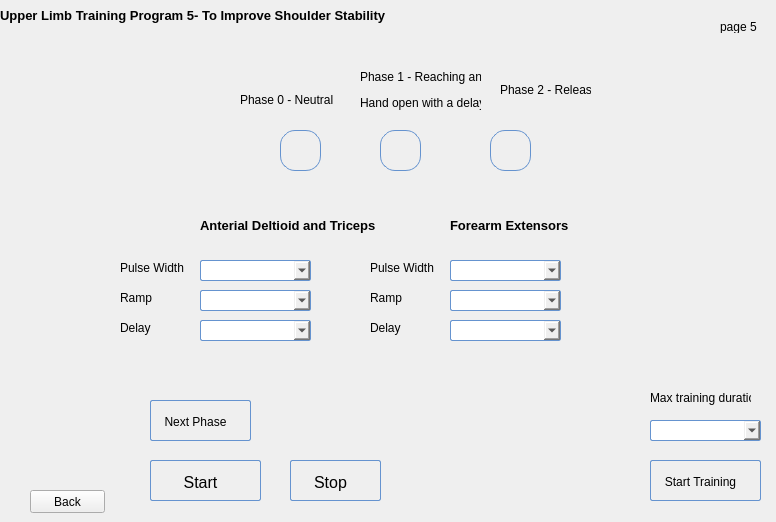
      <widget class="QWidget" name="page_5">
       <widget class="QLabel" name="label_5">
        <property name="geometry">
         <rect>
          <x>720</x>
          <y>20</y>
          <width>47</width>
          <height>13</height>
         </rect>
        </property>
        <property name="text">
         <string>page 5</string>
        </property>
       </widget>
       <widget class="QPushButton" name="pushButton_back5">
        <property name="geometry">
         <rect>
          <x>30</x>
          <y>490</y>
          <width>75</width>
          <height>23</height>
         </rect>
        </property>
        <property name="text">
         <string>Back</string>
        </property>
       </widget>
       <widget class="QLabel" name="label_86">
        <property name="geometry">
         <rect>
          <x>120</x>
          <y>260</y>
          <width>71</width>
          <height>16</height>
         </rect>
        </property>
        <property name="text">
         <string>Pulse Width </string>
        </property>
       </widget>
       <widget class="QLabel" name="label_87">
        <property name="geometry">
         <rect>
          <x>650</x>
          <y>390</y>
          <width>101</width>
          <height>16</height>
         </rect>
        </property>
        <property name="text">
         <string>Max training duration</string>
        </property>
       </widget>
       <widget class="QLabel" name="label_88">
        <property name="geometry">
         <rect>
          <x>370</x>
          <y>260</y>
          <width>71</width>
          <height>16</height>
         </rect>
        </property>
        <property name="text">
         <string>Pulse Width </string>
        </property>
       </widget>
       <widget class="QComboBox" name="comboBox_39">
        <property name="geometry">
         <rect>
          <x>450</x>
          <y>320</y>
          <width>111</width>
          <height>21</height>
         </rect>
        </property>
        <property name="styleSheet">
         <string notr="true">QComboBox:hover{
        background: qlineargradient(x1 : 0, y1 : 0, x2 : 0, y2 :   1, stop :   0.0 #ffd9aa,
                stop :   0.5 #ffbb6e, stop :   0.55 #feae42, stop :   1.0 #fedb74);
}

QComboBox {
        border: 1px solid #6593cf;
        border-radius: 2px;
        padding: 5px 5px 2px 5px;
        background: qlineargradient(x1 : 0, y1 : 0, x2 : 0, y2 :   1, stop :   0.0 #f5f9ff,
                stop :   0.5 #c7dfff, stop :   0.55 #afd2ff, stop :   1.0 #c0dbff);
        color: #0000;
        font:  large &quot;Arial&quot;;
		font-size: 10px;
        height: 30px;
}



QComboBox:pressed {
        background: qlineargradient(x1 : 0, y1 : 0, x2 : 0, y2 :   1, stop :   0.0 #c0dbff,
        stop :   0.5 #cfd26f, stop :   0.55 #c7df6f, stop :   1.0 #f5f9ff);
        padding-top: 2px;
        padding-left: 3px;

}
QComboBox:on {
        background: qlineargradient(x1 : 0, y1 : 0, x2 : 0, y2 :   1, stop :   0.0 #5AA72D,
        stop :   0.5 #B3E296, stop :   0.55 #B3E296, stop :   1.0 #f5f9ff);
        padding-top: 2px;
        padding-left: 3px;
}

QComboBox:disabled {
        background: transparent #e5e9ee;
        padding-top: 2px;        
        padding-left: 3px;
        color: black;
}</string>
        </property>
       </widget>
       <widget class="QPushButton" name="btn1_19">
        <property name="geometry">
         <rect>
          <x>380</x>
          <y>130</y>
          <width>41</width>
          <height>41</height>
         </rect>
        </property>
        <property name="styleSheet">
         <string notr="true">QPushButton {
    border: 1px solid #6593cf;
    border-radius: 15px; /* Half of the button's height */
    padding: 5px;
    background: qlineargradient(x1 : 0, y1 : 0, x2 : 0, y2 : 1, 
        stop : 0.0 #f5f9ff, stop : 0.5 #c7dfff, stop : 0.55 #afd2ff, stop : 1.0 #c0dbff);
    color: #000000;
    font: large &quot;Arial&quot;;
    font-size: 16px;
    height: 30px;
    width: 30px; /* Equal to height for a round shape */
}
</string>
        </property>
        <property name="text">
         <string/>
        </property>
       </widget>
       <widget class="QLabel" name="label_89">
        <property name="geometry">
         <rect>
          <x>370</x>
          <y>290</y>
          <width>61</width>
          <height>16</height>
         </rect>
        </property>
        <property name="text">
         <string>Ramp</string>
        </property>
       </widget>
       <widget class="QLabel" name="label_90">
        <property name="geometry">
         <rect>
          <x>370</x>
          <y>320</y>
          <width>51</width>
          <height>16</height>
         </rect>
        </property>
        <property name="text">
         <string>Delay</string>
        </property>
       </widget>
       <widget class="QComboBox" name="comboBox_40">
        <property name="geometry">
         <rect>
          <x>200</x>
          <y>260</y>
          <width>111</width>
          <height>21</height>
         </rect>
        </property>
        <property name="styleSheet">
         <string notr="true">QComboBox:hover{
        background: qlineargradient(x1 : 0, y1 : 0, x2 : 0, y2 :   1, stop :   0.0 #ffd9aa,
                stop :   0.5 #ffbb6e, stop :   0.55 #feae42, stop :   1.0 #fedb74);
}

QComboBox {
        border: 1px solid #6593cf;
        border-radius: 2px;
        padding: 5px 5px 2px 5px;
        background: qlineargradient(x1 : 0, y1 : 0, x2 : 0, y2 :   1, stop :   0.0 #f5f9ff,
                stop :   0.5 #c7dfff, stop :   0.55 #afd2ff, stop :   1.0 #c0dbff);
        color: #0000;
        font:  large &quot;Arial&quot;;
		font-size: 10px;
        height: 30px;
}



QComboBox:pressed {
        background: qlineargradient(x1 : 0, y1 : 0, x2 : 0, y2 :   1, stop :   0.0 #c0dbff,
        stop :   0.5 #cfd26f, stop :   0.55 #c7df6f, stop :   1.0 #f5f9ff);
        padding-top: 2px;
        padding-left: 3px;

}
QComboBox:on {
        background: qlineargradient(x1 : 0, y1 : 0, x2 : 0, y2 :   1, stop :   0.0 #5AA72D,
        stop :   0.5 #B3E296, stop :   0.55 #B3E296, stop :   1.0 #f5f9ff);
        padding-top: 2px;
        padding-left: 3px;
}

QComboBox:disabled {
        background: transparent #e5e9ee;
        padding-top: 2px;        
        padding-left: 3px;
        color: black;
}</string>
        </property>
       </widget>
       <widget class="QPushButton" name="btn_nextPhase_6">
        <property name="geometry">
         <rect>
          <x>150</x>
          <y>400</y>
          <width>101</width>
          <height>41</height>
         </rect>
        </property>
        <property name="styleSheet">
         <string notr="true">QPushButton:hover{
        background: qlineargradient(x1 : 0, y1 : 0, x2 : 0, y2 :   1, stop :   0.0 #ffd9aa,
                stop :   0.5 #ffbb6e, stop :   0.55 #feae42, stop :   1.0 #fedb74);
}

QPushButton {
        border: 1px solid #6593cf;
        border-radius: 2px;
        padding: 5px 15px 2px 5px;
        background: qlineargradient(x1 : 0, y1 : 0, x2 : 0, y2 :   1, stop :   0.0 #f5f9ff,
                stop :   0.5 #c7dfff, stop :   0.55 #afd2ff, stop :   1.0 #c0dbff);
        color: #0000;
        font:  large &quot;Arial&quot;;
		font-size: 12px;
        height: 30px;
}




QPushButton:pressed {
        background: qlineargradient(x1 : 0, y1 : 0, x2 : 0, y2 :   1, stop :   0.0 #c0dbff,
        stop :   0.5 #cfd26f, stop :   0.55 #c7df6f, stop :   1.0 #f5f9ff);
        padding-top: 2px;
        padding-left: 3px;

}
QPushButton:on {
        background: qlineargradient(x1 : 0, y1 : 0, x2 : 0, y2 :   1, stop :   0.0 #5AA72D,
        stop :   0.5 #B3E296, stop :   0.55 #B3E296, stop :   1.0 #f5f9ff);
        padding-top: 2px;
        padding-left: 3px;
}

QPushButton:disabled {
        background: transparent #e5e9ee;
        padding-top: 2px;        
        padding-left: 3px;
        color: black;
}</string>
        </property>
        <property name="text">
         <string>Next Phase</string>
        </property>
       </widget>
       <widget class="QPushButton" name="btn1_20">
        <property name="geometry">
         <rect>
          <x>490</x>
          <y>130</y>
          <width>41</width>
          <height>41</height>
         </rect>
        </property>
        <property name="styleSheet">
         <string notr="true">QPushButton {
    border: 1px solid #6593cf;
    border-radius: 15px; /* Half of the button's height */
    padding: 5px;
    background: qlineargradient(x1 : 0, y1 : 0, x2 : 0, y2 : 1, 
        stop : 0.0 #f5f9ff, stop : 0.5 #c7dfff, stop : 0.55 #afd2ff, stop : 1.0 #c0dbff);
    color: #000000;
    font: large &quot;Arial&quot;;
    font-size: 16px;
    height: 30px;
    width: 30px; /* Equal to height for a round shape */
}
</string>
        </property>
        <property name="text">
         <string/>
        </property>
       </widget>
       <widget class="QLabel" name="label_91">
        <property name="geometry">
         <rect>
          <x>200</x>
          <y>210</y>
          <width>191</width>
          <height>31</height>
         </rect>
        </property>
        <property name="font">
         <font>
          <pointsize>10</pointsize>
          <weight>75</weight>
          <bold>true</bold>
         </font>
        </property>
        <property name="text">
         <string>Anterial Deltioid and Triceps </string>
        </property>
       </widget>
       <widget class="QComboBox" name="comboBox_41">
        <property name="geometry">
         <rect>
          <x>200</x>
          <y>320</y>
          <width>111</width>
          <height>21</height>
         </rect>
        </property>
        <property name="styleSheet">
         <string notr="true">QComboBox:hover{
        background: qlineargradient(x1 : 0, y1 : 0, x2 : 0, y2 :   1, stop :   0.0 #ffd9aa,
                stop :   0.5 #ffbb6e, stop :   0.55 #feae42, stop :   1.0 #fedb74);
}

QComboBox {
        border: 1px solid #6593cf;
        border-radius: 2px;
        padding: 5px 5px 2px 5px;
        background: qlineargradient(x1 : 0, y1 : 0, x2 : 0, y2 :   1, stop :   0.0 #f5f9ff,
                stop :   0.5 #c7dfff, stop :   0.55 #afd2ff, stop :   1.0 #c0dbff);
        color: #0000;
        font:  large &quot;Arial&quot;;
		font-size: 10px;
        height: 30px;
}



QComboBox:pressed {
        background: qlineargradient(x1 : 0, y1 : 0, x2 : 0, y2 :   1, stop :   0.0 #c0dbff,
        stop :   0.5 #cfd26f, stop :   0.55 #c7df6f, stop :   1.0 #f5f9ff);
        padding-top: 2px;
        padding-left: 3px;

}
QComboBox:on {
        background: qlineargradient(x1 : 0, y1 : 0, x2 : 0, y2 :   1, stop :   0.0 #5AA72D,
        stop :   0.5 #B3E296, stop :   0.55 #B3E296, stop :   1.0 #f5f9ff);
        padding-top: 2px;
        padding-left: 3px;
}

QComboBox:disabled {
        background: transparent #e5e9ee;
        padding-top: 2px;        
        padding-left: 3px;
        color: black;
}</string>
        </property>
       </widget>
       <widget class="QPushButton" name="pushButton_stimStart_6">
        <property name="geometry">
         <rect>
          <x>150</x>
          <y>460</y>
          <width>111</width>
          <height>41</height>
         </rect>
        </property>
        <property name="font">
         <font>
          <family>Arial</family>
          <pointsize>-1</pointsize>
          <weight>50</weight>
          <italic>false</italic>
          <bold>false</bold>
         </font>
        </property>
        <property name="styleSheet">
         <string notr="true">QPushButton:hover{
        background: qlineargradient(x1 : 0, y1 : 0, x2 : 0, y2 :   1, stop :   0.0 #ffd9aa,
                stop :   0.5 #ffbb6e, stop :   0.55 #feae42, stop :   1.0 #fedb74);
}

QPushButton {
        border: 1px solid #6593cf;
        border-radius: 2px;
        padding: 5px 15px 2px 5px;
        background: qlineargradient(x1 : 0, y1 : 0, x2 : 0, y2 :   1, stop :   0.0 #f5f9ff,
                stop :   0.5 #c7dfff, stop :   0.55 #afd2ff, stop :   1.0 #c0dbff);
        color: #0000;
        font:  large &quot;Arial&quot;;
		font-size: 16px;
        height: 30px;
}




QPushButton:pressed {
        background: qlineargradient(x1 : 0, y1 : 0, x2 : 0, y2 :   1, stop :   0.0 #c0dbff,
        stop :   0.5 #cfd26f, stop :   0.55 #c7df6f, stop :   1.0 #f5f9ff);
        padding-top: 2px;
        padding-left: 3px;

}
QPushButton:on {
        background: qlineargradient(x1 : 0, y1 : 0, x2 : 0, y2 :   1, stop :   0.0 #5AA72D,
        stop :   0.5 #B3E296, stop :   0.55 #B3E296, stop :   1.0 #f5f9ff);
        padding-top: 2px;
        padding-left: 3px;
}

QPushButton:disabled {
        background: transparent #e5e9ee;
        padding-top: 2px;        
        padding-left: 3px;
        color: black;
}</string>
        </property>
        <property name="text">
         <string>Start</string>
        </property>
        <property name="icon">
         <iconset resource="resources.qrc">
          <normaloff>:/resources/icons8-rfid-signal-100.png</normaloff>:/resources/icons8-rfid-signal-100.png</iconset>
        </property>
       </widget>
       <widget class="QComboBox" name="comboBox_42">
        <property name="geometry">
         <rect>
          <x>200</x>
          <y>290</y>
          <width>111</width>
          <height>21</height>
         </rect>
        </property>
        <property name="styleSheet">
         <string notr="true">QComboBox:hover{
        background: qlineargradient(x1 : 0, y1 : 0, x2 : 0, y2 :   1, stop :   0.0 #ffd9aa,
                stop :   0.5 #ffbb6e, stop :   0.55 #feae42, stop :   1.0 #fedb74);
}

QComboBox {
        border: 1px solid #6593cf;
        border-radius: 2px;
        padding: 5px 5px 2px 5px;
        background: qlineargradient(x1 : 0, y1 : 0, x2 : 0, y2 :   1, stop :   0.0 #f5f9ff,
                stop :   0.5 #c7dfff, stop :   0.55 #afd2ff, stop :   1.0 #c0dbff);
        color: #0000;
        font:  large &quot;Arial&quot;;
		font-size: 10px;
        height: 30px;
}



QComboBox:pressed {
        background: qlineargradient(x1 : 0, y1 : 0, x2 : 0, y2 :   1, stop :   0.0 #c0dbff,
        stop :   0.5 #cfd26f, stop :   0.55 #c7df6f, stop :   1.0 #f5f9ff);
        padding-top: 2px;
        padding-left: 3px;

}
QComboBox:on {
        background: qlineargradient(x1 : 0, y1 : 0, x2 : 0, y2 :   1, stop :   0.0 #5AA72D,
        stop :   0.5 #B3E296, stop :   0.55 #B3E296, stop :   1.0 #f5f9ff);
        padding-top: 2px;
        padding-left: 3px;
}

QComboBox:disabled {
        background: transparent #e5e9ee;
        padding-top: 2px;        
        padding-left: 3px;
        color: black;
}</string>
        </property>
       </widget>
       <widget class="QLabel" name="label_92">
        <property name="geometry">
         <rect>
          <x>240</x>
          <y>90</y>
          <width>101</width>
          <height>20</height>
         </rect>
        </property>
        <property name="text">
         <string>Phase 0 - Neutral</string>
        </property>
       </widget>
       <widget class="QLabel" name="label_93">
        <property name="geometry">
         <rect>
          <x>120</x>
          <y>320</y>
          <width>51</width>
          <height>16</height>
         </rect>
        </property>
        <property name="text">
         <string>Delay</string>
        </property>
       </widget>
       <widget class="QPushButton" name="btn1_21">
        <property name="geometry">
         <rect>
          <x>280</x>
          <y>130</y>
          <width>41</width>
          <height>41</height>
         </rect>
        </property>
        <property name="styleSheet">
         <string notr="true">QPushButton {
    border: 1px solid #6593cf;
    border-radius: 15px; /* Half of the button's height */
    padding: 5px;
    background: qlineargradient(x1 : 0, y1 : 0, x2 : 0, y2 : 1, 
        stop : 0.0 #f5f9ff, stop : 0.5 #c7dfff, stop : 0.55 #afd2ff, stop : 1.0 #c0dbff);
    color: #000000;
    font: large &quot;Arial&quot;;
    font-size: 16px;
    height: 30px;
    width: 30px; /* Equal to height for a round shape */
}
</string>
        </property>
        <property name="text">
         <string/>
        </property>
       </widget>
       <widget class="QLabel" name="label_94">
        <property name="geometry">
         <rect>
          <x>0</x>
          <y>0</y>
          <width>431</width>
          <height>31</height>
         </rect>
        </property>
        <property name="font">
         <font>
          <pointsize>10</pointsize>
          <weight>75</weight>
          <bold>true</bold>
         </font>
        </property>
        <property name="text">
         <string>Upper Limb Training Program 5- To Improve Shoulder Stability </string>
        </property>
       </widget>
       <widget class="QPushButton" name="pushButton_keyGrip_6">
        <property name="geometry">
         <rect>
          <x>650</x>
          <y>460</y>
          <width>111</width>
          <height>41</height>
         </rect>
        </property>
        <property name="font">
         <font>
          <family>Arial</family>
          <pointsize>-1</pointsize>
          <weight>50</weight>
          <italic>false</italic>
          <bold>false</bold>
         </font>
        </property>
        <property name="styleSheet">
         <string notr="true">QPushButton:hover{
        background: qlineargradient(x1 : 0, y1 : 0, x2 : 0, y2 :   1, stop :   0.0 #ffd9aa,
                stop :   0.5 #ffbb6e, stop :   0.55 #feae42, stop :   1.0 #fedb74);
}

QPushButton {
        border: 1px solid #6593cf;
        border-radius: 2px;
        padding: 5px 15px 2px 5px;
        background: qlineargradient(x1 : 0, y1 : 0, x2 : 0, y2 :   1, stop :   0.0 #f5f9ff,
                stop :   0.5 #c7dfff, stop :   0.55 #afd2ff, stop :   1.0 #c0dbff);
        color: #0000;
        font:  large &quot;Arial&quot;;
		font-size: 12px;
        height: 30px;
}




QPushButton:pressed {
        background: qlineargradient(x1 : 0, y1 : 0, x2 : 0, y2 :   1, stop :   0.0 #c0dbff,
        stop :   0.5 #cfd26f, stop :   0.55 #c7df6f, stop :   1.0 #f5f9ff);
        padding-top: 2px;
        padding-left: 3px;

}
QPushButton:on {
        background: qlineargradient(x1 : 0, y1 : 0, x2 : 0, y2 :   1, stop :   0.0 #5AA72D,
        stop :   0.5 #B3E296, stop :   0.55 #B3E296, stop :   1.0 #f5f9ff);
        padding-top: 2px;
        padding-left: 3px;
}

QPushButton:disabled {
        background: transparent #e5e9ee;
        padding-top: 2px;        
        padding-left: 3px;
        color: black;
}</string>
        </property>
        <property name="text">
         <string>Start Training</string>
        </property>
       </widget>
       <widget class="QLabel" name="label_95">
        <property name="geometry">
         <rect>
          <x>500</x>
          <y>70</y>
          <width>91</width>
          <height>41</height>
         </rect>
        </property>
        <property name="text">
         <string>&lt;html&gt;&lt;head/&gt;&lt;body&gt;&lt;p&gt;Phase 2 - Release&lt;/p&gt;&lt;/body&gt;&lt;/html&gt;</string>
        </property>
       </widget>
       <widget class="QPushButton" name="pushButton_stimStop_6">
        <property name="geometry">
         <rect>
          <x>290</x>
          <y>460</y>
          <width>91</width>
          <height>41</height>
         </rect>
        </property>
        <property name="styleSheet">
         <string notr="true">QPushButton:hover{
        background: qlineargradient(x1 : 0, y1 : 0, x2 : 0, y2 :   1, stop :   0.0 #ffd9aa,
                stop :   0.5 #ffbb6e, stop :   0.55 #feae42, stop :   1.0 #fedb74);
}

QPushButton {
        border: 1px solid #6593cf;
        border-radius: 2px;
        padding: 5px 15px 2px 5px;
        background: qlineargradient(x1 : 0, y1 : 0, x2 : 0, y2 :   1, stop :   0.0 #f5f9ff,
                stop :   0.5 #c7dfff, stop :   0.55 #afd2ff, stop :   1.0 #c0dbff);
        color: #0000;
        font:  large &quot;Arial&quot;;
		font-size: 16px;
        height: 30px;
}




QPushButton:pressed {
        background: qlineargradient(x1 : 0, y1 : 0, x2 : 0, y2 :   1, stop :   0.0 #c0dbff,
        stop :   0.5 #cfd26f, stop :   0.55 #c7df6f, stop :   1.0 #f5f9ff);
        padding-top: 2px;
        padding-left: 3px;

}
QPushButton:on {
        background: qlineargradient(x1 : 0, y1 : 0, x2 : 0, y2 :   1, stop :   0.0 #5AA72D,
        stop :   0.5 #B3E296, stop :   0.55 #B3E296, stop :   1.0 #f5f9ff);
        padding-top: 2px;
        padding-left: 3px;
}

QPushButton:disabled {
        background: transparent #e5e9ee;
        padding-top: 2px;        
        padding-left: 3px;
        color: black;
}</string>
        </property>
        <property name="text">
         <string>Stop</string>
        </property>
       </widget>
       <widget class="QLabel" name="label_96">
        <property name="geometry">
         <rect>
          <x>450</x>
          <y>210</y>
          <width>191</width>
          <height>31</height>
         </rect>
        </property>
        <property name="font">
         <font>
          <pointsize>10</pointsize>
          <weight>75</weight>
          <bold>true</bold>
         </font>
        </property>
        <property name="text">
         <string>Forearm Extensors</string>
        </property>
       </widget>
       <widget class="QComboBox" name="comboBox_43">
        <property name="geometry">
         <rect>
          <x>650</x>
          <y>420</y>
          <width>111</width>
          <height>21</height>
         </rect>
        </property>
        <property name="styleSheet">
         <string notr="true">QComboBox:hover{
        background: qlineargradient(x1 : 0, y1 : 0, x2 : 0, y2 :   1, stop :   0.0 #ffd9aa,
                stop :   0.5 #ffbb6e, stop :   0.55 #feae42, stop :   1.0 #fedb74);
}

QComboBox {
        border: 1px solid #6593cf;
        border-radius: 2px;
        padding: 5px 5px 2px 5px;
        background: qlineargradient(x1 : 0, y1 : 0, x2 : 0, y2 :   1, stop :   0.0 #f5f9ff,
                stop :   0.5 #c7dfff, stop :   0.55 #afd2ff, stop :   1.0 #c0dbff);
        color: #0000;
        font:  large &quot;Arial&quot;;
		font-size: 10px;
        height: 30px;
}



QComboBox:pressed {
        background: qlineargradient(x1 : 0, y1 : 0, x2 : 0, y2 :   1, stop :   0.0 #c0dbff,
        stop :   0.5 #cfd26f, stop :   0.55 #c7df6f, stop :   1.0 #f5f9ff);
        padding-top: 2px;
        padding-left: 3px;

}
QComboBox:on {
        background: qlineargradient(x1 : 0, y1 : 0, x2 : 0, y2 :   1, stop :   0.0 #5AA72D,
        stop :   0.5 #B3E296, stop :   0.55 #B3E296, stop :   1.0 #f5f9ff);
        padding-top: 2px;
        padding-left: 3px;
}

QComboBox:disabled {
        background: transparent #e5e9ee;
        padding-top: 2px;        
        padding-left: 3px;
        color: black;
}</string>
        </property>
       </widget>
       <widget class="QLabel" name="label_97">
        <property name="geometry">
         <rect>
          <x>120</x>
          <y>290</y>
          <width>61</width>
          <height>16</height>
         </rect>
        </property>
        <property name="text">
         <string>Ramp</string>
        </property>
       </widget>
       <widget class="QComboBox" name="comboBox_44">
        <property name="geometry">
         <rect>
          <x>450</x>
          <y>260</y>
          <width>111</width>
          <height>21</height>
         </rect>
        </property>
        <property name="styleSheet">
         <string notr="true">QComboBox:hover{
        background: qlineargradient(x1 : 0, y1 : 0, x2 : 0, y2 :   1, stop :   0.0 #ffd9aa,
                stop :   0.5 #ffbb6e, stop :   0.55 #feae42, stop :   1.0 #fedb74);
}

QComboBox {
        border: 1px solid #6593cf;
        border-radius: 2px;
        padding: 5px 5px 2px 5px;
        background: qlineargradient(x1 : 0, y1 : 0, x2 : 0, y2 :   1, stop :   0.0 #f5f9ff,
                stop :   0.5 #c7dfff, stop :   0.55 #afd2ff, stop :   1.0 #c0dbff);
        color: #0000;
        font:  large &quot;Arial&quot;;
		font-size: 10px;
        height: 30px;
}



QComboBox:pressed {
        background: qlineargradient(x1 : 0, y1 : 0, x2 : 0, y2 :   1, stop :   0.0 #c0dbff,
        stop :   0.5 #cfd26f, stop :   0.55 #c7df6f, stop :   1.0 #f5f9ff);
        padding-top: 2px;
        padding-left: 3px;

}
QComboBox:on {
        background: qlineargradient(x1 : 0, y1 : 0, x2 : 0, y2 :   1, stop :   0.0 #5AA72D,
        stop :   0.5 #B3E296, stop :   0.55 #B3E296, stop :   1.0 #f5f9ff);
        padding-top: 2px;
        padding-left: 3px;
}

QComboBox:disabled {
        background: transparent #e5e9ee;
        padding-top: 2px;        
        padding-left: 3px;
        color: black;
}</string>
        </property>
       </widget>
       <widget class="QLabel" name="label_98">
        <property name="geometry">
         <rect>
          <x>360</x>
          <y>70</y>
          <width>121</width>
          <height>41</height>
         </rect>
        </property>
        <property name="text">
         <string>&lt;html&gt;&lt;head/&gt;&lt;body&gt;&lt;p&gt;Phase 1 - Reaching and &lt;/p&gt;&lt;p&gt;Hand open with a delay&lt;/p&gt;&lt;/body&gt;&lt;/html&gt;</string>
        </property>
       </widget>
       <widget class="QComboBox" name="comboBox_45">
        <property name="geometry">
         <rect>
          <x>450</x>
          <y>290</y>
          <width>111</width>
          <height>21</height>
         </rect>
        </property>
        <property name="styleSheet">
         <string notr="true">QComboBox:hover{
        background: qlineargradient(x1 : 0, y1 : 0, x2 : 0, y2 :   1, stop :   0.0 #ffd9aa,
                stop :   0.5 #ffbb6e, stop :   0.55 #feae42, stop :   1.0 #fedb74);
}

QComboBox {
        border: 1px solid #6593cf;
        border-radius: 2px;
        padding: 5px 5px 2px 5px;
        background: qlineargradient(x1 : 0, y1 : 0, x2 : 0, y2 :   1, stop :   0.0 #f5f9ff,
                stop :   0.5 #c7dfff, stop :   0.55 #afd2ff, stop :   1.0 #c0dbff);
        color: #0000;
        font:  large &quot;Arial&quot;;
		font-size: 10px;
        height: 30px;
}



QComboBox:pressed {
        background: qlineargradient(x1 : 0, y1 : 0, x2 : 0, y2 :   1, stop :   0.0 #c0dbff,
        stop :   0.5 #cfd26f, stop :   0.55 #c7df6f, stop :   1.0 #f5f9ff);
        padding-top: 2px;
        padding-left: 3px;

}
QComboBox:on {
        background: qlineargradient(x1 : 0, y1 : 0, x2 : 0, y2 :   1, stop :   0.0 #5AA72D,
        stop :   0.5 #B3E296, stop :   0.55 #B3E296, stop :   1.0 #f5f9ff);
        padding-top: 2px;
        padding-left: 3px;
}

QComboBox:disabled {
        background: transparent #e5e9ee;
        padding-top: 2px;        
        padding-left: 3px;
        color: black;
}</string>
        </property>
       </widget>
      </widget>
